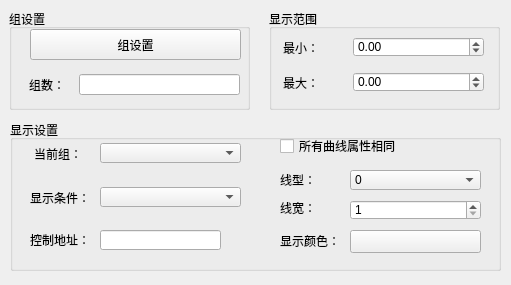
<?xml version="1.0" encoding="UTF-8"?>
<ui version="4.0">
 <class>QTrendbTable</class>
 <widget class="QWidget" name="QTrendbTable">
  <property name="geometry">
   <rect>
    <x>0</x>
    <y>0</y>
    <width>511</width>
    <height>285</height>
   </rect>
  </property>
  <property name="windowTitle">
   <string>Form</string>
  </property>
  <widget class="QGroupBox" name="groupBox_in_out">
   <property name="geometry">
    <rect>
     <x>10</x>
     <y>120</y>
     <width>491</width>
     <height>151</height>
    </rect>
   </property>
   <property name="title">
    <string>显示设置</string>
   </property>
   <widget class="QComboBox" name="comboBox_pipeNum">
    <property name="geometry">
     <rect>
      <x>90</x>
      <y>23</y>
      <width>141</width>
      <height>20</height>
     </rect>
    </property>
   </widget>
   <widget class="QLabel" name="label_5">
    <property name="geometry">
     <rect>
      <x>24</x>
      <y>26</y>
      <width>61</width>
      <height>16</height>
     </rect>
    </property>
    <property name="text">
     <string>当前组：</string>
    </property>
   </widget>
   <widget class="QCheckBox" name="checkBox">
    <property name="geometry">
     <rect>
      <x>270</x>
      <y>16</y>
      <width>201</width>
      <height>20</height>
     </rect>
    </property>
    <property name="text">
     <string>所有曲线属性相同</string>
    </property>
   </widget>
   <widget class="QLabel" name="label_showAddr">
    <property name="geometry">
     <rect>
      <x>20</x>
      <y>112</y>
      <width>61</width>
      <height>16</height>
     </rect>
    </property>
    <property name="text">
     <string>控制地址：</string>
    </property>
   </widget>
   <widget class="QPushButton" name="pushButton_ctlAddr">
    <property name="geometry">
     <rect>
      <x>210</x>
      <y>110</y>
      <width>21</width>
      <height>21</height>
     </rect>
    </property>
    <property name="text">
     <string/>
    </property>
    <property name="icon">
     <iconset resource="../../resourse.qrc">
      <normaloff>:/addressintput/images/address.bmp</normaloff>:/addressintput/images/address.bmp</iconset>
    </property>
    <property name="autoDefault">
     <bool>true</bool>
    </property>
    <property name="flat">
     <bool>true</bool>
    </property>
   </widget>
   <widget class="QComboBox" name="comboBox_showCondition">
    <property name="geometry">
     <rect>
      <x>90</x>
      <y>67</y>
      <width>141</width>
      <height>20</height>
     </rect>
    </property>
   </widget>
   <widget class="QLabel" name="label">
    <property name="geometry">
     <rect>
      <x>20</x>
      <y>70</y>
      <width>61</width>
      <height>16</height>
     </rect>
    </property>
    <property name="text">
     <string>显示条件：</string>
    </property>
   </widget>
   <widget class="QLineEdit" name="lineEdit_ctlAddr">
    <property name="geometry">
     <rect>
      <x>90</x>
      <y>110</y>
      <width>121</width>
      <height>20</height>
     </rect>
    </property>
   </widget>
   <widget class="QSpinBox" name="spinBox_lineWidth">
    <property name="geometry">
     <rect>
      <x>340</x>
      <y>80</y>
      <width>131</width>
      <height>20</height>
     </rect>
    </property>
    <property name="minimum">
     <number>1</number>
    </property>
    <property name="maximum">
     <number>2</number>
    </property>
   </widget>
   <widget class="QLabel" name="label_showColor">
    <property name="geometry">
     <rect>
      <x>270</x>
      <y>110</y>
      <width>61</width>
      <height>21</height>
     </rect>
    </property>
    <property name="text">
     <string>显示颜色：</string>
    </property>
   </widget>
   <widget class="QLabel" name="label_lineWidth">
    <property name="geometry">
     <rect>
      <x>270</x>
      <y>80</y>
      <width>61</width>
      <height>16</height>
     </rect>
    </property>
    <property name="text">
     <string>线宽：</string>
    </property>
   </widget>
   <widget class="QLabel" name="label_lineStyle">
    <property name="geometry">
     <rect>
      <x>270</x>
      <y>52</y>
      <width>61</width>
      <height>16</height>
     </rect>
    </property>
    <property name="text">
     <string>线型：</string>
    </property>
   </widget>
   <widget class="QComboBox" name="comboBox_lineStyle">
    <property name="geometry">
     <rect>
      <x>340</x>
      <y>50</y>
      <width>131</width>
      <height>20</height>
     </rect>
    </property>
    <item>
     <property name="text">
      <string>0</string>
     </property>
     <property name="icon">
      <iconset resource="../../resourse.qrc">
       <normaloff>:/lineType/images/LineType/L1.ico</normaloff>:/lineType/images/LineType/L1.ico</iconset>
     </property>
    </item>
    <item>
     <property name="text">
      <string>1</string>
     </property>
     <property name="icon">
      <iconset resource="../../resourse.qrc">
       <normaloff>:/lineType/images/LineType/L3.ico</normaloff>:/lineType/images/LineType/L3.ico</iconset>
     </property>
    </item>
    <item>
     <property name="text">
      <string>2</string>
     </property>
     <property name="icon">
      <iconset resource="../../resourse.qrc">
       <normaloff>:/lineType/images/LineType/L2.ico</normaloff>:/lineType/images/LineType/L2.ico</iconset>
     </property>
    </item>
    <item>
     <property name="text">
      <string>3</string>
     </property>
     <property name="icon">
      <iconset resource="../../resourse.qrc">
       <normaloff>:/lineType/images/LineType/L4.ico</normaloff>:/lineType/images/LineType/L4.ico</iconset>
     </property>
    </item>
    <item>
     <property name="text">
      <string>4</string>
     </property>
     <property name="icon">
      <iconset resource="../../resourse.qrc">
       <normaloff>:/lineType/images/LineType/L5.ico</normaloff>:/lineType/images/LineType/L5.ico</iconset>
     </property>
    </item>
   </widget>
   <widget class="QPushButton" name="pushButton_showColor">
    <property name="geometry">
     <rect>
      <x>340</x>
      <y>110</y>
      <width>131</width>
      <height>23</height>
     </rect>
    </property>
    <property name="text">
     <string/>
    </property>
   </widget>
  </widget>
  <widget class="QGroupBox" name="groupBox">
   <property name="geometry">
    <rect>
     <x>9</x>
     <y>9</y>
     <width>241</width>
     <height>101</height>
    </rect>
   </property>
   <property name="title">
    <string>组设置</string>
   </property>
   <widget class="QLabel" name="label_4">
    <property name="geometry">
     <rect>
      <x>20</x>
      <y>65</y>
      <width>41</width>
      <height>21</height>
     </rect>
    </property>
    <property name="text">
     <string>组数：</string>
    </property>
   </widget>
   <widget class="QPushButton" name="pushButton_groupSet">
    <property name="geometry">
     <rect>
      <x>21</x>
      <y>20</y>
      <width>211</width>
      <height>31</height>
     </rect>
    </property>
    <property name="text">
     <string>组设置</string>
    </property>
   </widget>
   <widget class="QLineEdit" name="lineEdit_pipeCount">
    <property name="geometry">
     <rect>
      <x>70</x>
      <y>65</y>
      <width>161</width>
      <height>21</height>
     </rect>
    </property>
   </widget>
  </widget>
  <widget class="QGroupBox" name="groupBox_output">
   <property name="geometry">
    <rect>
     <x>269</x>
     <y>9</y>
     <width>231</width>
     <height>101</height>
    </rect>
   </property>
   <property name="title">
    <string>显示范围</string>
   </property>
   <widget class="QLabel" name="label_10">
    <property name="geometry">
     <rect>
      <x>14</x>
      <y>31</y>
      <width>61</width>
      <height>16</height>
     </rect>
    </property>
    <property name="text">
     <string>最小：</string>
    </property>
   </widget>
   <widget class="QDoubleSpinBox" name="doubleSpinBox_outputMin">
    <property name="geometry">
     <rect>
      <x>84</x>
      <y>28</y>
      <width>131</width>
      <height>20</height>
     </rect>
    </property>
    <property name="minimum">
     <double>-214748364.000000000000000</double>
    </property>
    <property name="maximum">
     <double>214748364.000000000000000</double>
    </property>
   </widget>
   <widget class="QLabel" name="label_11">
    <property name="geometry">
     <rect>
      <x>14</x>
      <y>66</y>
      <width>61</width>
      <height>16</height>
     </rect>
    </property>
    <property name="text">
     <string>最大：</string>
    </property>
   </widget>
   <widget class="QDoubleSpinBox" name="doubleSpinBox_outputMax">
    <property name="geometry">
     <rect>
      <x>84</x>
      <y>63</y>
      <width>131</width>
      <height>20</height>
     </rect>
    </property>
    <property name="minimum">
     <double>-214748364.000000000000000</double>
    </property>
    <property name="maximum">
     <double>214748364.000000000000000</double>
    </property>
   </widget>
  </widget>
 </widget>
 <resources>
  <include location="../../resourse.qrc"/>
 </resources>
 <connections/>
</ui>
